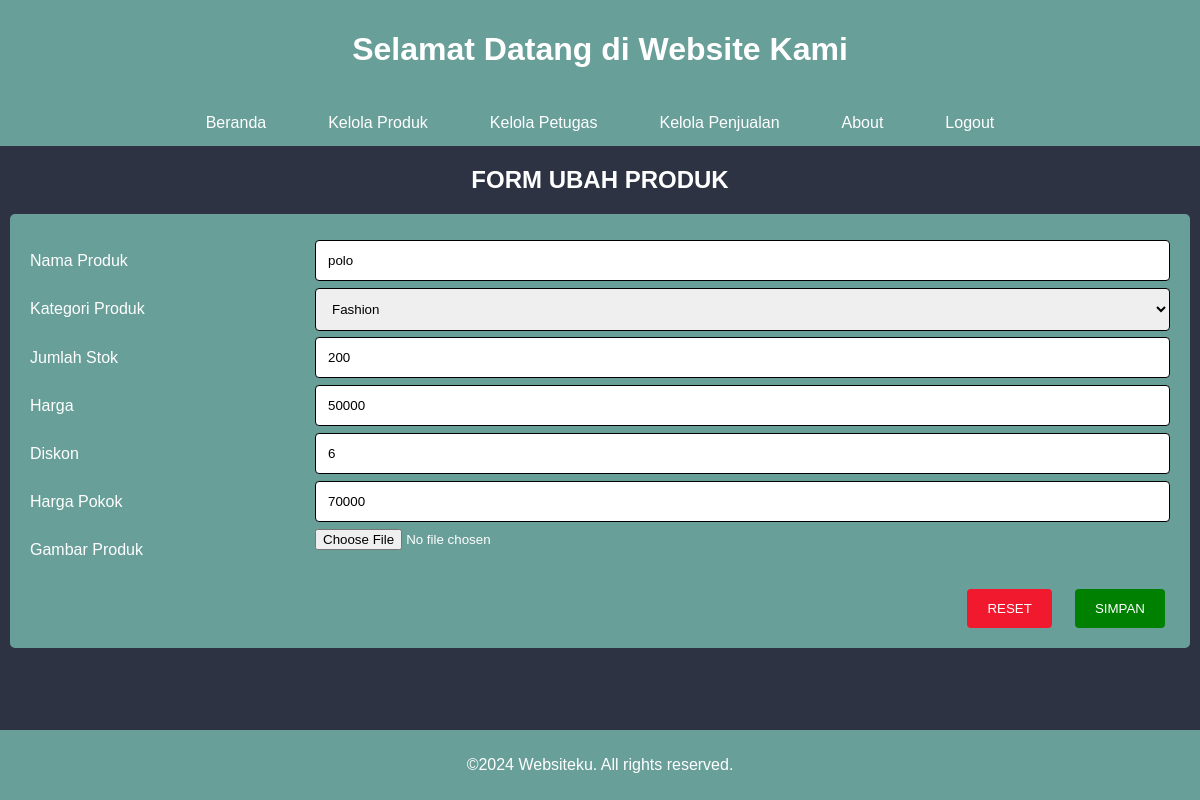
Screenshot of /ubah_produk.php?id_produk=12 with the database file from the repository.
### tables this page shows
CREATE TABLE `tbl_produk` (
  `id_produk` int NOT NULL,
  `nama_produk` varchar(50) NOT NULL,
  `kategori_produk` enum('makanan','minuman','fashion','') NOT NULL,
  `jumlah_stok` int NOT NULL,
  `harga` int NOT NULL,
  `diskon` int NOT NULL,
  `harga_pokok` int NOT NULL,
  `gambar` text NOT NULL
);

### ubah_produk.php (the view, shortened to what this page needs)
<?php
include 'koneksi.php';
?>
<!DOCTYPE html>
<html lang="en">
<head>
  <link rel="stylesheet" href="style.css" />
</head>
<body>
  <header>
    <h1>Selamat Datang di Website Kami</h1>
  </header>
  <ul>
    <li><a href="beranda.php">Beranda</a></li>
    <li><a href="kelola_produk.php">Kelola Produk</a></li>
    <li><a href="kelola_petugas.php">Kelola Petugas</a></li>
    <li><a href="kelola_penjualan.php">Kelola Penjualan</a></li>
    <li><a href="">About</a></li>
    <li><a href="logout.php">Logout</a></li>
  </ul>
  <h2 align="center">FORM UBAH PRODUK</h2>
  <div class="container">
    <?php
    $id_produk = $_GET['id_produk'];
    $query = mysqli_query($koneksi, "SELECT * FROM tbl_produk WHERE id_produk = '$id_produk'");
    while ($data = mysqli_fetch_assoc($query)) {
    ?>
    <form action="crud_produk.php" method="post" enctype="multipart/form-data">
      <div class="row">
        <div class="col-25">
          <label for="">Nama Produk</label>
        </div>
        <div class="col-75">
          <input type="text" name="nama_produk" value="<?php echo $data['nama_produk']; ?>">
        </div>
      </div>
      <div class="row">
        <div class="col-25">
          <label for="">Kategori Produk</label>
        </div>
        <div class="col-75">
          <select name="kategori_produk">
            <option value="fashion" <?php echo $data['kategori_produk'] == 'fashion' ? 'selected' : '' ?>>Fashion</option>
          </select>
        </div>
      </div>
      <div class="row">
        <div class="col-25">
          <label for="fname">Jumlah Stok</label>
        </div>
        <div class="col-75">
          <input type="text" name="jumlah_stok" value="<?php echo $data['jumlah_stok']; ?>">
        </div>
      </div>
      <div class="row">
        <div class="col-25">
          <label for="fname">Harga</label>
        </div>
        <div class="col-75">
          <input type="text" name="harga" value="<?php echo $data['harga']; ?>">
        </div>
      </div>
      <div class="row">
        <div class="col-25">
          <label for="fname">Diskon</label>
        </div>
        <div class="col-75">
          <input type="text" name="diskon" value="<?php echo $data['diskon']; ?>">
        </div>
      </div>
      <div class="row">
        <div class="col-25">
          <label for="fname">Harga Pokok</label>
        </div>
        <div class="col-75">
          <input type="text" name="harga_pokok" value="<?php echo $data['harga_pokok']; ?>">
        </div>
      </div>
      <div class="row">
        <div class="col-25">
          <label for="fname">Gambar Produk</label>
        </div>
        <div class="col-75">
          <input type="file" name="gambar" accept="image/*" value="<?php echo $data['gambar']; ?>">
        </div>
      </div>
      <br>
      <div class="row">
        <input type="submit" class="tombol" value="SIMPAN" name="btnUbah">
        <input type="reset" value="RESET">
      </div>
    </form>
    <?php }  ?>
  </div>
  <footer>
    <p>&copy;2024 Websiteku. All rights reserved.</p>
  </footer>
</body>
</html>

### style.css (style rules this page uses)
* { box-sizing: border-box; }
body { font-family: Arial; margin: 0; background-color: #2d3342; color: white; }
header { background-color: #689f99; color: white; padding: 10px; text-align: center; }
ul { list-style-type: none; margin: 0; padding: 0; overflow: hidden; background-color: #689f99; display: flex; justify-content: center; }
li { padding: 0 15px; }
li a { display: block; color: white; text-align: center; padding: 14px 16px; text-decoration: none; }
footer { text-align: center; padding: 10px; background-color: #689f99; color: white; position: fixed; bottom: 0; width: 100%; }
input[type=text], select, textarea { width: 100%; padding: 12px; border: 1px solid black; border-radius: 4px; resize: vertical; }
label { padding: 12px 12px 12px 0; display: inline-block; }
input[type=submit] { background-color: green; color: white; padding: 12px 20px; border: none; border-radius: 4px; cursor: pointer; margin-left: 15px; margin-right: 5px; }
.tombol { background-color: #04AA6D; color: white; padding: 12px 20px; border: none; border-radius: 4px; cursor: pointer; float: right; margin: 0px; }
input[type=reset] { background-color: #f1192e; color: white; padding: 12px 20px; border: none; border-radius: 4px; cursor: pointer; float: right; margin-right: 8px; }
.container { border-radius: 5px; background-color: #689f99; padding: 20px; margin: 10px; }
.col-25 { float: left; width: 25%; margin-top: 6px; }
.col-75 { float: left; width: 75%; margin-top: 6px; }
.row::after { content: ""; display: flex; clear: both; }

### rows the page displays
tbl_produk: nama_produk "polo", kategori_produk "Fashion", jumlah_stok "200", harga "50000", diskon "6", harga_pokok "70000"
